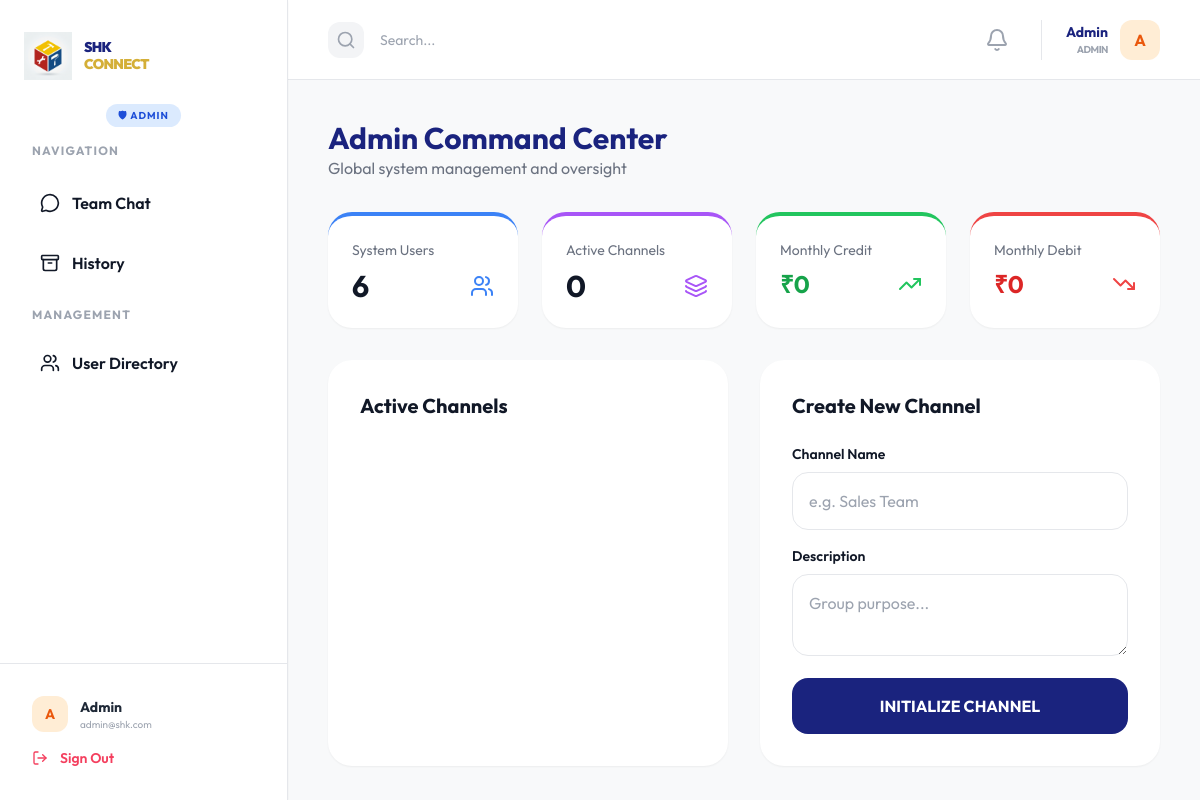
Page /admin/ (signed in) on the earlier database version.
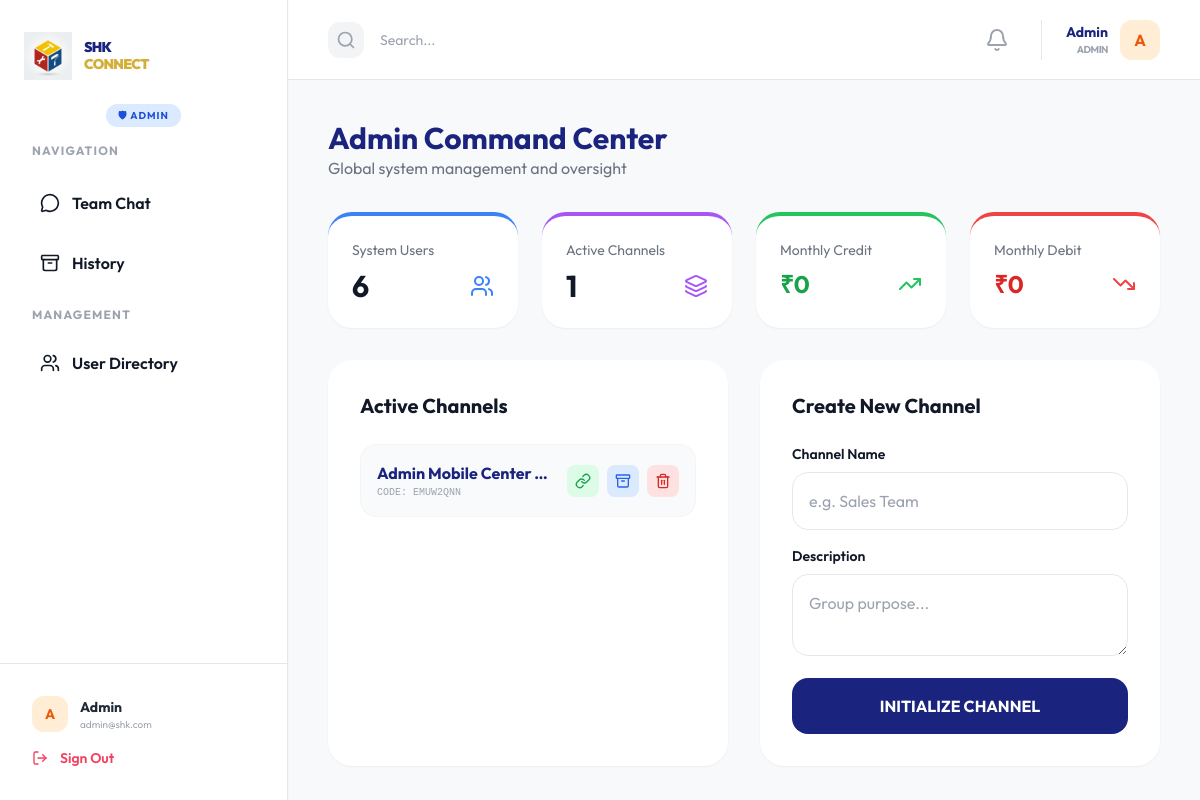
Same page on the later database version.
### models.py (models this page shows, shortened)
class User(db.Model, UserMixin):
    __tablename__ = 'users'
    id = db.Column(db.Integer, primary_key=True)
    username = db.Column(db.String(100), unique=True, nullable=False)
    email = db.Column(db.String(120), unique=True, nullable=False)
    password_hash = db.Column(db.String(255), nullable=False)
    first_name = db.Column(db.String(100))
    last_name = db.Column(db.String(100))
    role_id = db.Column(db.Integer, db.ForeignKey('roles.id'))
    is_active = db.Column(db.Boolean, default=True)
    created_at = db.Column(db.DateTime, default=datetime.now)
    messages_sent = db.relationship('Message', foreign_keys='Message.user_id', backref='author', lazy=True)
    messages_received = db.relationship('Message', foreign_keys='Message.recipient_id', backref='recipient', lazy=True)
    groups = db.relationship('Group', secondary=group_members, backref=db.backref('members', lazy='dynamic'))

class Role(db.Model):
    __tablename__ = 'roles'
    id = db.Column(db.Integer, primary_key=True)
    name = db.Column(db.String(50), unique=True, nullable=False)
    description = db.Column(db.String(200))
    users = db.relationship('User', backref='role', lazy=True)

class Group(db.Model):
    __tablename__ = 'groups'
    id = db.Column(db.Integer, primary_key=True)
    name = db.Column(db.String(100), nullable=False)
    description = db.Column(db.String(255))
    invite_code = db.Column(db.String(10), unique=True) # For invite links
    is_archived = db.Column(db.Boolean, default=False)
    created_by = db.Column(db.Integer, db.ForeignKey('users.id'))
    created_at = db.Column(db.DateTime, default=datetime.now)
    messages = db.relationship('Message', backref='group', lazy=True)
    roles = db.relationship('Role', secondary=group_roles, backref=db.backref('groups', lazy='dynamic'))

### admin_routes.py (the view)
@admin_bp.route('/')
@login_required
@admin_or_owner_required
def index():
    from models import Expense
    from datetime import datetime
    active_groups = Group.query.filter_by(is_archived=False).all()
    user_count = User.query.count()
    now = datetime.now()
    start_of_month = datetime(now.year, now.month, 1)
    monthly_credit = db.session.query(db.func.sum(Expense.amount)).filter(
        Expense.type == 'credit', Expense.bill_date >= start_of_month
    ).scalar() or 0
    monthly_debit = db.session.query(db.func.sum(Expense.amount)).filter(
        Expense.type == 'debit', Expense.bill_date >= start_of_month
    ).scalar() or 0
    stats = {
        'users': user_count,
        'groups': len(active_groups),
        'monthly_credit': round(monthly_credit, 2),
        'monthly_debit': round(monthly_debit, 2)
    }
    return render_template('admin/dashboard.html', title='Admin Command Center', groups=active_groups, stats=stats)

### admin_routes.py (called while the page is built)
def admin_or_owner_required(f):
    @wraps(f)
    def decorated_function(*args, **kwargs):
        if not current_user.is_authenticated or not current_user.role or current_user.role.name not in ['Admin', 'Owner']:
            flash('Access denied. Insufficient privileges.', 'danger')
            return redirect(url_for('chat.index'))
        return f(*args, **kwargs)
    return decorated_function

### app.py (called while the page is built)
@login_manager.user_loader
def load_user(user_id):
    return User.query.get(int(user_id))

### templates/admin/dashboard.html (shortened to what this page needs)
{% extends "base.html" %}
{% block content %}
<div class="space-y-8">
    <header class="flex justify-between items-end">
        <div>
            <h2 class="text-3xl font-bold text-[#1A237E]">Admin Command Center</h2>
            <p class="text-gray-500">Global system management and oversight</p>
        </div>
    </header>
    <div class="grid grid-cols-2 md:grid-cols-2 lg:grid-cols-4 gap-4 lg:gap-6">
        <div class="bg-white p-6 rounded-3xl shadow-sm border-t-4 border-blue-500">
            <h4 class="text-gray-500 text-sm mb-2">System Users</h4>
            <div class="flex items-center justify-between">
                <span class="text-3xl font-bold">{{ stats.users }}</span>
                <i data-lucide="users" class="text-blue-500"></i>
            </div>
        </div>
        <div class="bg-white p-6 rounded-3xl shadow-sm border-t-4 border-purple-500">
            <h4 class="text-gray-500 text-sm mb-2">Active Channels</h4>
            <div class="flex items-center justify-between">
                <span class="text-3xl font-bold">{{ stats.groups }}</span>
                <i data-lucide="layers" class="text-purple-500"></i>
            </div>
        </div>
        <div class="bg-white p-6 rounded-3xl shadow-sm border-t-4 border-green-500">
            <h4 class="text-gray-500 text-sm mb-2">Monthly Credit</h4>
            <div class="flex items-center justify-between">
                <span class="text-2xl font-bold text-green-600">₹{{ stats.monthly_credit }}</span>
                <i data-lucide="trending-up" class="text-green-500"></i>
            </div>
        </div>
        <div class="bg-white p-6 rounded-3xl shadow-sm border-t-4 border-red-500">
            <h4 class="text-gray-500 text-sm mb-2">Monthly Debit</h4>
            <div class="flex items-center justify-between">
                <span class="text-2xl font-bold text-red-600">₹{{ stats.monthly_debit }}</span>
                <i data-lucide="trending-down" class="text-red-500"></i>
            </div>
        </div>
    </div>
    <div class="grid grid-cols-1 lg:grid-cols-2 gap-6 lg:gap-8">
        <div class="bg-white p-5 sm:p-8 rounded-3xl shadow-sm overflow-hidden">
            <h3 class="text-xl font-bold mb-6">Active Channels</h3>
            <div class="space-y-4">
                {% for group in groups %}
                <div class="flex flex-col sm:flex-row sm:items-center sm:justify-between gap-4 p-4 bg-gray-50 rounded-2xl border border-gray-100 hover:border-blue-200 transition">
                    <div class="min-w-0">
                        <p class="font-bold text-[#1A237E] truncate">{{ group.name }}</p>
                        <p class="text-[10px] text-gray-400 font-mono">CODE: {{ group.invite_code }}</p>
                    </div>
                    <div class="grid grid-cols-3 sm:flex gap-2">
                        <button onclick="copyToClipboard('{{ request.host_url }}auth/invite/{{ group.invite_code }}')" class="p-2 bg-green-100 text-green-600 rounded-lg hover:bg-green-200 transition flex items-center justify-center" title="Copy Invite Link">
                            <i data-lucide="link" class="w-4 h-4"></i>
                        </button>
                        <a href="{{ url_for('admin.archive_group', group_id=group.id) }}" class="p-2 bg-blue-100 text-blue-600 rounded-lg hover:bg-blue-200 transition flex items-center justify-center" title="Move to History">
                            <i data-lucide="archive" class="w-4 h-4"></i>
                        </a>
                        <a href="{{ url_for('admin.delete_group', group_id=group.id) }}" onclick="return confirm('Permanently delete this channel?')" class="p-2 bg-red-100 text-red-600 rounded-lg hover:bg-red-200 transition flex items-center justify-center" title="Delete Permanently">
                            <i data-lucide="trash-2" class="w-4 h-4"></i>
                        </a>
                    </div>
                </div>
                {% endfor %}
            </div>
        </div>
        <div class="bg-white p-5 sm:p-8 rounded-3xl shadow-sm">
            <h3 class="text-xl font-bold mb-6">Create New Channel</h3>
            <form action="{{ url_for('admin.create_group') }}" method="POST" class="space-y-4">
                <div>
                    <label class="block text-sm font-semibold mb-2">Channel Name</label>
                    <input type="text" name="name" class="w-full p-4 border rounded-2xl outline-none focus:border-[#1A237E]" placeholder="e.g. Sales Team" required>
                </div>
                <div>
                    <label class="block text-sm font-semibold mb-2">Description</label>
                    <textarea name="description" class="w-full p-4 border rounded-2xl outline-none focus:border-[#1A237E]" placeholder="Group purpose..."></textarea>
                </div>
                <button type="submit" class="w-full bg-[#1A237E] text-white p-4 rounded-2xl font-bold hover:bg-[#3949AB] transition">
                    INITIALIZE CHANNEL
                </button>
            </form>
        </div>
    </div>
</div>
{% endblock %}

### templates/base.html (shortened to what this page needs)
<!DOCTYPE html>
<html lang="en">
<head>
    <script src="https://cdn.tailwindcss.com"></script>
</head>
<body class="text-gray-900">
    <div class="app-shell flex overflow-hidden relative">
                {% set role = current_user.role.name if current_user.role else 'Member' %}
        <aside class="w-72 bg-white border-r hidden lg:flex flex-col shadow-sm z-10">
            <div class="px-6 pt-8 pb-6 flex items-center gap-3">
                <div class="w-12 h-12 flex-shrink-0">
                    <img src="{{ url_for('static', filename='img/shk_logo_new.png') }}" alt="Logo" class="w-full h-full object-contain">
                </div>
                <div>
                    <h1 class="text-[14px] font-black text-[#1A237E] uppercase tracking-tighter leading-tight">
                        SHK <br><span class="text-[#D4AF37]">CONNECT</span>
                    </h1>
                </div>
            </div>
            <div class="px-8 pb-4 flex justify-center">
                {% set role = current_user.role.name if current_user.role else 'Member' %}
                {% if role == 'Admin' %}
                    <span class="text-[10px] font-bold uppercase tracking-widest bg-blue-100 text-blue-700 px-3 py-1 rounded-full">🛡 Admin</span>
                {% elif role == 'Owner' %}
                    <span class="text-[10px] font-bold uppercase tracking-widest bg-purple-100 text-purple-700 px-3 py-1 rounded-full">👑 Owner</span>
                {% elif role == 'ED' %}
                    <span class="text-[10px] font-bold uppercase tracking-widest bg-rose-100 text-rose-700 px-3 py-1 rounded-full">👔 ED</span>
                {% elif role == 'Manager' %}
                    <span class="text-[10px] font-bold uppercase tracking-widest bg-amber-100 text-amber-700 px-3 py-1 rounded-full">💼 Manager</span>
                {% elif role == 'Accounts' %}
                    <span class="text-[10px] font-bold uppercase tracking-widest bg-indigo-100 text-indigo-700 px-3 py-1 rounded-full">🧾 Accounts</span>
                {% elif role == 'Staff' %}
                    <span class="text-[10px] font-bold uppercase tracking-widest bg-emerald-100 text-emerald-700 px-3 py-1 rounded-full">🛠 Staff</span>
                {% else %}
                    <span class="text-[10px] font-bold uppercase tracking-widest bg-gray-100 text-gray-500 px-3 py-1 rounded-full">👤 Member</span>
                {% endif %}
            </div>
            <div class="px-6 flex-1">
                <nav class="space-y-1">
                    <p class="text-xs font-bold text-gray-400 uppercase tracking-widest mb-4 px-2">Navigation</p>
                    <a href="/chat" class="nav-link flex items-center gap-3 p-4 rounded-2xl transition {% if '/chat' in request.path %}active{% endif %}">
                        <i data-lucide="message-circle" class="w-5 h-5"></i>
                        <span class="font-semibold">Team Chat</span>
                    </a>
                    <a href="/admin/history" class="nav-link flex items-center gap-3 p-4 rounded-2xl transition {% if request.path == '/admin/history' %}active{% endif %}">
                        <i data-lucide="archive" class="w-5 h-5"></i>
                        <span class="font-semibold">History</span>
                    </a>
                    {% if role == 'Admin' %}
                    <div class="pt-3">
                        <p class="text-xs font-bold text-gray-400 uppercase tracking-widest mb-3 px-2">Management</p>
                        <a href="/admin/users" class="nav-link flex items-center gap-3 p-4 rounded-2xl transition {% if request.path == '/admin/users' %}active{% endif %}">
                            <i data-lucide="users" class="w-5 h-5"></i>
                            <span class="font-semibold">User Directory</span>
                        </a>
                    </div>
                    {% endif %}
                </nav>
            </div>
            <div class="p-8 border-t">
                <div class="flex items-center gap-3 mb-4">
                    <div class="w-9 h-9 bg-orange-100 text-orange-600 rounded-xl flex items-center justify-center font-bold text-sm flex-shrink-0">
                        {{ current_user.username[0].upper() }}
                    </div>
                    <div class="overflow-hidden">
                        <p class="text-sm font-bold text-gray-800 truncate">{{ current_user.username }}</p>
                        <p class="text-[10px] text-gray-400 truncate">{{ current_user.email }}</p>
                    </div>
                </div>
                <a href="/logout" class="flex items-center gap-3 text-rose-500 hover:text-rose-700 transition font-semibold text-sm">
                    <i data-lucide="log-out" class="w-4 h-4"></i>
                    <span>Sign Out</span>
                </a>
            </div>
        </aside>
        <div class="flex-1 flex flex-col min-w-0 overflow-hidden relative">
            <header class="h-16 lg:h-20 bg-white border-b flex items-center justify-between px-4 lg:px-10 flex-shrink-0">
                <div class="flex items-center gap-4">
                    <div class="bg-gray-100 p-2 rounded-xl hidden sm:block">
                        <i data-lucide="search" class="w-5 h-5 text-gray-400"></i>
                    </div>
                    <input type="text" placeholder="Search..." class="hidden sm:block bg-transparent border-none outline-none text-sm w-32 sm:w-64">
                </div>
                <div class="flex items-center gap-6">
                    <div class="relative">
                        <button id="notification-bell" class="relative p-2 text-gray-400 hover:text-[#1A237E] transition-colors focus:outline-none">
                            <i data-lucide="bell" class="w-6 h-6"></i>
                        </button>
                    </div>
                    <div class="hidden sm:flex items-center gap-3 pl-6 border-l">
                        <div class="text-right">
                            <p class="text-sm font-bold text-[#1A237E]">{{ current_user.username }}</p>
                            <p class="text-[10px] font-bold text-gray-400 uppercase tracking-tighter">{{ current_user.role.name if current_user.role else 'Employee' }}</p>
                        </div>
                        <div class="w-10 h-10 bg-orange-100 text-orange-600 rounded-xl flex items-center justify-center font-bold">
                            {{ current_user.username[0].upper() }}
                        </div>
                    </div>
                </div>
            </header>
            <main class="flex-1 min-h-0 overflow-y-auto p-4 lg:p-10 bg-[#F8F9FA] pb-24 lg:pb-10">
                {% block content %}{% endblock %}
            </main>
                {% set role = current_user.role.name if current_user.role else 'Member' %}
        </div>
    </div>
</body>
</html>

### templates/base.html (style rules this page uses)
html, body { height: 100%; }
body { font-family: 'Outfit', sans-serif; background-color: #F8F9FA; -webkit-tap-highlight-color: transparent; overscroll-behavior: none; }
.app-shell { height: 100vh; }

Differences in the rows shown:
added Group: name "Admin Mobile Center…", invite_code "EMUW2QNN"
Other differences:
{{ stats.groups }}: "0" → "1"
